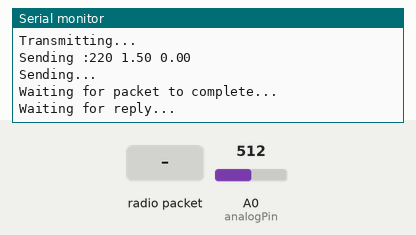
Bench run of a sketch on a simulated Arduino Uno, built with avr-gcc and run on an emulated ATmega328P. On the bench: the last lines printed to the serial monitor. The inputs (shaded band) are chosen by the test bench; at power-on: A0 (analogPin) = 512. No radio packets arrive unless stated.

Above: at 1.3 s.
1.4 s: radio packet "1" arrives
At 1.9 s:
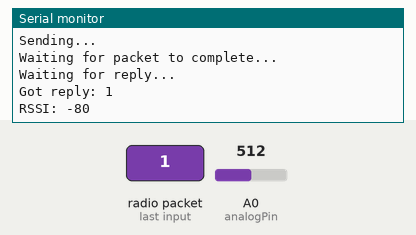
2.9 s: A0 (analogPin) set to 716
At 4.2 s:
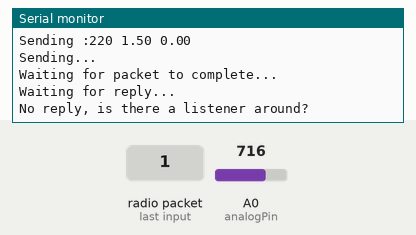
7.0 s: radio packet "0" arrives
At 7.3 s:
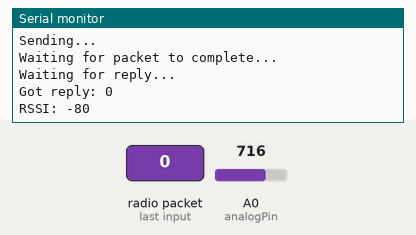
8.5 s: A0 (analogPin) set to 900
At 9.6 s:
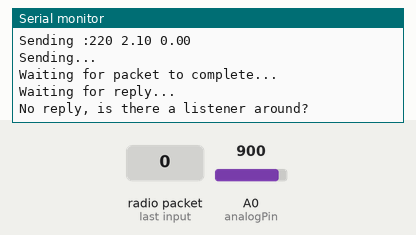
Timing chart, 0 to 11.0 s (numbered marks = the images above; inputs shaded):
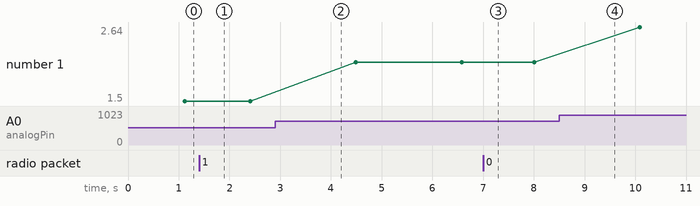

The sketch:

transmitter.ino
```cpp
// Feather9x_TX
// -*- mode: C++ -*-
// Example sketch showing how to create a simple messaging client (transmitter)
// with the RH_RF95 class. RH_RF95 class does not provide for addressing or
// reliability, so you should only use RH_RF95 if you do not need the higher
// level messaging abilities.
// It is designed to work with the other example Feather9x_RX

#include <SPI.h>
#include <RH_RF95.h>

// for feather32u4
#define RFM95_CS 8
#define RFM95_RST 4
#define RFM95_INT 7


// Change to 434.0 or other frequency, must match RX's freq!
#define RF95_FREQ 915.0


int analogPin = A0;     // potentiometer wiper (middle terminal) connected to analog pin 3
                       // outside leads to ground and +5V


// Singleton instance of the radio driver
RH_RF95 rf95(RFM95_CS, RFM95_INT);

void setup()
{
  pinMode(RFM95_RST, OUTPUT);
  digitalWrite(RFM95_RST, HIGH);

  Serial.begin(115200);

  delay(100);

  Serial.println("Feather LoRa TX Test!");

  // manual reset
  digitalWrite(RFM95_RST, LOW);
  delay(10);
  digitalWrite(RFM95_RST, HIGH);
  delay(10);

  while (!rf95.init()) {
    Serial.println("LoRa radio init failed");
    while (1);
  }
  Serial.println("LoRa radio init OK!");

  // Defaults after init are 434.0MHz, modulation GFSK_Rb250Fd250, +13dbM
  if (!rf95.setFrequency(RF95_FREQ)) {
    Serial.println("setFrequency failed");
    while (1);
  }
  Serial.print("Set Freq to: "); Serial.println(RF95_FREQ);

  // Defaults after init are 434.0MHz, 13dBm, Bw = 125 kHz, Cr = 4/5, Sf = 128chips/symbol, CRC on

  // The default transmitter power is 13dBm, using PA_BOOST.
  // If you are using RFM95/96/97/98 modules which uses the PA_BOOST transmitter pin, then
  // you can set transmitter powers from 5 to 23 dBm:
  rf95.setTxPower(17, false);
}

void loop()
{
  delay(1000); // Wait 1 second between transmits, could also 'sleep' here!
  Serial.println("Transmitting..."); // Send a message to rf95_server


  //The max number of bytes that can be sent is 251
  char radiopacket[20] =   "";   //packet that will be transmitted
  char bufferVoltage[7] = "";    //buffer to hold voltageIN
  int val = 0;                   // variable to store the value read
  float vout = 0;                // voltage out
  String bufferOut = "";         //string to append all values
  float bLife = 0;               //battery life

  val = analogRead(analogPin);          // read the input pin
  vout = 0.00292968 * val;              //convert back to voltage
  dtostrf(vout, 4, 3, bufferVoltage);   //decimal to char

  bufferOut += "220 ";
  bufferOut += vout;
  bufferOut += " ";
  bufferOut += bLife;

  bufferOut.toCharArray(radiopacket, 20);

  Serial.print("Sending :"); Serial.println(radiopacket);
  radiopacket[19] = 0;

  Serial.println("Sending...");
  delay(10);
  rf95.send((uint8_t *)radiopacket, 20);

  Serial.println("Waiting for packet to complete...");
  delay(10);
  rf95.waitPacketSent();
  // Now wait for a reply
  uint8_t buf[RH_RF95_MAX_MESSAGE_LEN];
  uint8_t len = sizeof(buf);

  Serial.println("Waiting for reply...");
  if (rf95.waitAvailableTimeout(1000))
  {
    // Should be a reply message for us now
    if (rf95.recv(buf, &len))
   {
      Serial.print("Got reply: ");
      Serial.println((char*)buf);
      Serial.print("RSSI: ");
      Serial.println(rf95.lastRssi(), DEC);
    }
    else
    {
      Serial.println("Receive failed");
    }
  }
  else
  {
    Serial.println("No reply, is there a listener around?");
  }

}
```

Measured:
- after the input at 1.4 s, the serial monitor: prints a new line at once (image 1)
- after the input at 7.0 s, the serial monitor: prints a new line at once (image 3)
- plotted number 1: 1.5 → 2.1 after the input at 2.9 s, 2.1 → 2.64 after the input at 8.5 s
